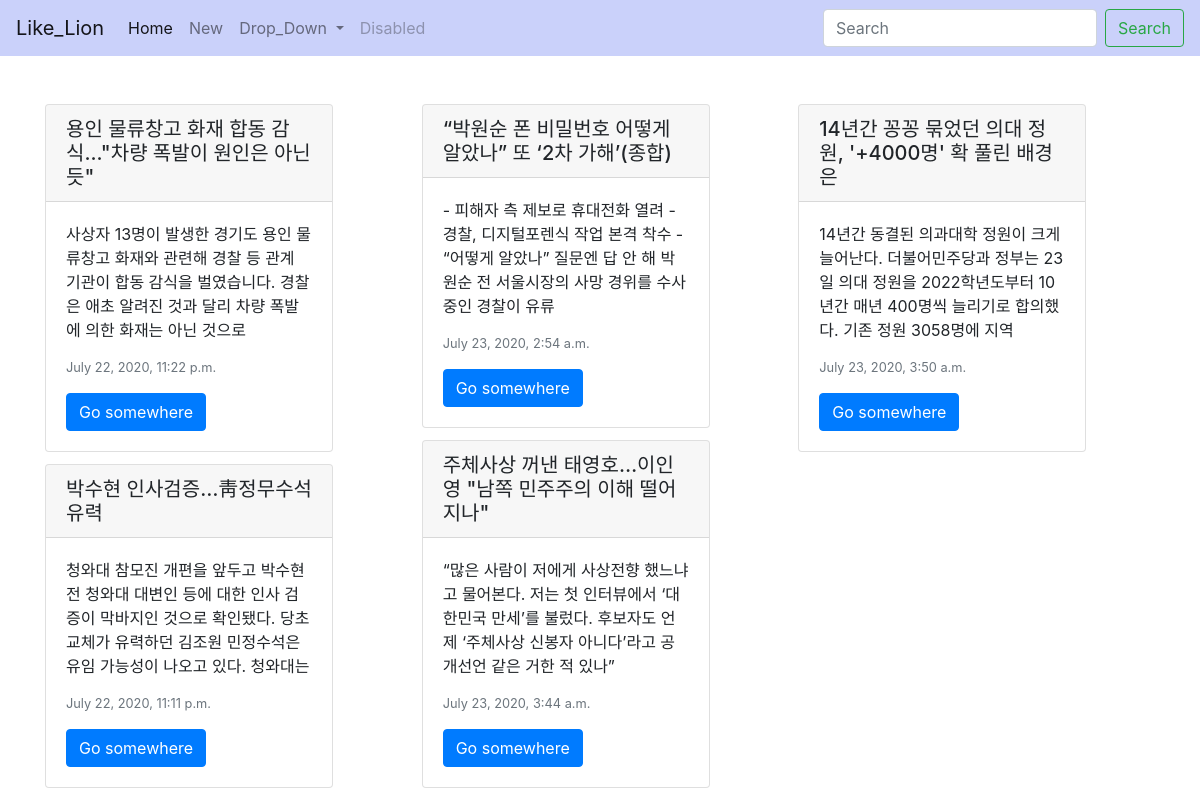
The page / on the database its author committed.
### blogapp/models.py (models this page shows, shortened)
class Blog(models.Model):
    title = models.CharField(max_length=200)
    pub_date = models.DateTimeField('date published')
    body = models.TextField()
    def summary(self):
        return self.body[:100]

### blogapp/views.py (the view)
# urls.py: path('', blogapp.views.home, name='home'),
def home(request):
    blog = Blog.objects
    return render(request, 'home.html', {'blogs': blog})

### blogapp/templates/home.html
{% extends 'base.html' %}
{% block contents %}
<body>
    <br><br>
    <div class="container">
<div class="card-columns">
{% for blog in blogs.all %}
  <div class="card" style="width: 18rem;">
  <h5 class="card-header">{{blog.title}}</h5>
    <div class="card-body">
      <p class="card-text">{{blog.summary}}</p>
      <p class="card-text"><small class="text-muted">{{blog.pub_date}}</small></p>
      <a href="{%url 'detail' blog.id%}" class="btn btn-primary">Go somewhere</a>
    </div>
  </div>
  {%endfor%}
  </div>
  </div>
  </body>
{% endblock %}

### rows shown on the page
Blog: title "용인 물류창고 화재 합동 감식...\"차량 폭발이 원인은 아닌 듯\"", summary "사상자 13명이 발생한 경기도 용인 물류창고 화재와 관련해 경찰 등 관계 기관이 합동 감식을 벌였습니다. 경찰은 애초 알려진 것과 달리 차량 폭발에 의한 화재는 아닌 것으로", pub_date "July 22, 2020, 11:22 p.m."
Blog: title "박수현 인사검증…靑정무수석 유력", summary "청와대 참모진 개편을 앞두고 박수현 전 청와대 대변인 등에 대한 인사 검증이 막바지인 것으로 확인됐다. 당초 교체가 유력하던 김조원 민정수석은 유임 가능성이 나오고 있다. 청와대는", pub_date "July 22, 2020, 11:11 p.m."
Blog: title "“박원순 폰 비밀번호 어떻게 알았나” 또 ‘2차 가해’(종합)", summary "- 피해자 측 제보로 휴대전화 열려 - 경찰, 디지털포렌식 작업 본격 착수 - “어떻게 알았나” 질문엔 답 안 해 박원순 전 서울시장의 사망 경위를 수사 중인 경찰이 유류", pub_date "July 23, 2020, 2:54 a.m."
Blog: title "주체사상 꺼낸 태영호…이인영 \"남쪽 민주주의 이해 떨어지나\"", summary "“많은 사람이 저에게 사상전향 했느냐고 물어본다. 저는 첫 인터뷰에서 ‘대한민국 만세’를 불렀다. 후보자도 언제 ‘주체사상 신봉자 아니다’라고 공개선언 같은 거한 적 있나”", pub_date "July 23, 2020, 3:44 a.m."
Blog: title "14년간 꽁꽁 묶었던 의대 정원, '+4000명' 확 풀린 배경은", summary "14년간 동결된 의과대학 정원이 크게 늘어난다. 더불어민주당과 정부는 23일 의대 정원을 2022학년도부터 10년간 매년 400명씩 늘리기로 합의했다. 기존 정원 3058명에 지역", pub_date "July 23, 2020, 3:50 a.m."
